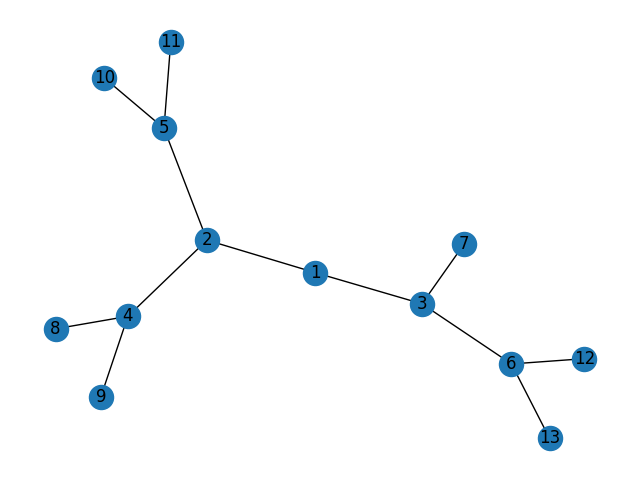

Source code (Python):
import networkx as nx
import matplotlib.pyplot as plt

def create_graph(edges: list[tuple[int, int]]) -> nx.Graph:
    G = nx.Graph()
    G.add_edges_from(edges)
    return G

def get_degree(G: nx.Graph, node: int) -> int:
    return G.degree(node)

def dfs_traversal(G: nx.Graph, start: int) -> list[int]:
    return list(nx.dfs_preorder_nodes(G, start))

def bfs_traversal(G: nx.Graph, start: int) -> list[int]:
    return list(nx.bfs_tree(G, start))

def find_shortest_path(G: nx.Graph, source: int, target: int) -> list[int]:
    return nx.shortest_path(G, source, target)

def visualize_graph(G: nx.Graph) -> None:
    nx.draw(G, with_labels=True)
    plt.savefig('graph.png')
    plt.show()
    
